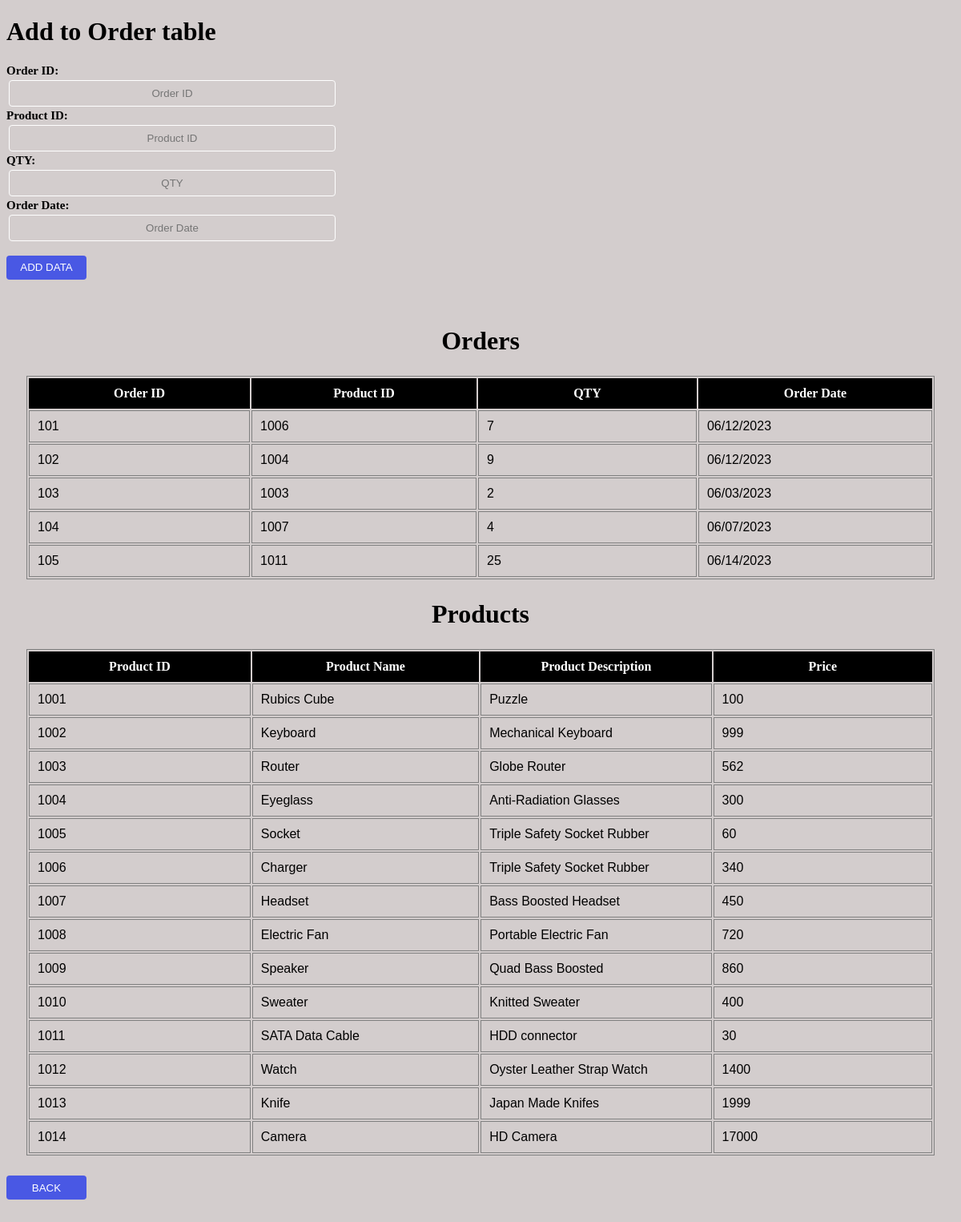
/orders.php, run on the app's committed database.
### tables this page shows
CREATE TABLE `orders` (
  `order_id` int(20) NOT NULL,
  `prod_id` int(20) DEFAULT NULL,
  `QTY` varchar(225) DEFAULT NULL,
  `order_date` varchar(255) DEFAULT NULL
);

CREATE TABLE `product` (
  `prod_id` int(20) NOT NULL,
  `prod_name` varchar(250) DEFAULT NULL,
  `prod_desc` varchar(250) DEFAULT NULL,
  `price` varchar(250) DEFAULT NULL
);

### orders.php (the view, shortened to what this page needs)
<!DOCTYPE html>
<html lang="en">
<head>
</head>
<body>
    <h1>Add to Order table</h1>
<form action="orderssave.php" method="POST">
        <div class="prod prod_id">Order ID: <br> <input type="text" id="prod" name="order_id" placeholder="Order ID"required><br></div>
        <div class="prod prod_name">Product ID: <br><input type="text" id="prod" name="prod_id" placeholder="Product ID"required><br></div>
        <div class="prod prod_desc">QTY: <br><input type="text" id="prod" name="QTY" placeholder="QTY"required><br></div>
        <div class="prod prod_desc">Order Date: <br><input type="text" id="prod" name="order_date" placeholder="Order Date"required><br></div>
        <div class="subBtn"><input type="submit" id="AddBtn" name="submit" value="ADD DATA"></div>
    </form>
<h1 class="header"><br>Orders</h1>
    <?php
        include("config.php");
        $sql = "SELECT * FROM orders";
        $result = $conn->query($sql);
        if ($result->num_rows > 0) {
            echo "<table>";
            echo "<tr>";
            echo "<th>Order ID</th><th>Product ID</th><th>QTY</th><th>Order Date</th>";
            echo "</tr>";
            while ($row = $result->fetch_assoc()) {
                echo "<tr>";
                echo "<td>" . $row['order_id'] . "</td>";
                echo "<td>" . $row['prod_id'] . "</td>";
                echo "<td>" . $row['QTY'] . "</td>";
                echo "<td>" . $row['order_date'] . "</td>";
                echo "</tr>";
            }
            echo "</table>";
        }
    ?>
     <h1 class="header">Products</h1>
    <?php
        include("config.php");
        $sql = "SELECT * FROM product";
        $result = $conn->query($sql);
        if ($result->num_rows > 0) {
            echo "<table>";
            echo "<tr>";
            echo "<th>Product ID</th><th>Product Name</th><th>Product Description</th><th>Price</th>";
            echo "</tr>";
            while ($row = $result->fetch_assoc()) {
                echo "<tr>";
                echo "<td>" . $row['prod_id'] . "</td>";
                echo "<td>" . $row['prod_name'] . "</td>";
                echo "<td>" . $row['prod_desc'] . "</td>";
                echo "<td>" . $row['price'] . "</td>";
                echo "</tr>";
            }
            echo "</table>";
        }
    ?>
    <form method="POST" action="index.php">
        <div class="backBtn"><input type="submit" id="BACKbtn" name="search" value="BACK"></div>
    </form>
</body>
</html>

### orders.php (style rules this page uses)
* { background-color: rgb(211, 205, 205); }
#prod { justify-content: center; width: 400px; height: 25px; padding: 3px; margin: 3px; border-radius: 4px; border: 1px solid white; text-align: center; }
.prod { font-size: 15px; font-family: 'Lucida Sans'; justify-content: center; align-items: center; display: row; color: black; font-weight: bold; }
#AddBtn { height: 30px; width: 100px; border-radius: 4px; border: 0; background-color: rgb(73, 88, 228); transition: 0.5s; color: white; margin-top: 15px; align-items: center; justify-content: center; display: flex; }
th { width: 400px; padding: 10px; background-color: black; color: white; }
tr { padding: 10px; }
table { border: 1px solid; border-color: gray; margin: 25px; }
td { border: 1px solid; border-color: gray; width: 50px; border-width: 1px; padding: 10px; font-family: 'Trebuchet MS', 'Lucida Sans Unicode', 'Lucida Grande', 'Lucida Sans', Arial, sans-serif; }
#BACKbtn { height: 30px; width: 100px; border-radius: 4px; border: 0; background-color: rgb(73, 88, 228); transition: 0.5s; color: white; margin-bottom: 20px; }
.header { text-align: center; }

### data on the page
orders: order_id "101", prod "1006", QTY "7", order_date "06/12/2023"
orders: order_id "102", prod "1004", QTY "9", order_date "06/12/2023"
orders: order_id "103", prod "1003", QTY "2", order_date "06/03/2023"
orders: order_id "104", prod "1007", QTY "4", order_date "06/07/2023"
orders: order_id "105", prod "1011", QTY "25", order_date "06/14/2023"
product: prod_id "1001", prod_name "Rubics Cube", prod_desc "Puzzle", price "100"
product: prod_id "1002", prod_name "Keyboard", prod_desc "Mechanical Keyboard", price "999"
product: prod_id "1003", prod_name "Router", prod_desc "Globe Router", price "562"
product: prod_id "1004", prod_name "Eyeglass", prod_desc "Anti-Radiation Glasses", price "300"
product: prod_id "1005", prod_name "Socket", prod_desc "Triple Safety Socket Rubber", price "60"
product: prod_id "1006", prod_name "Charger", prod_desc "Triple Safety Socket Rubber", price "340"
product: prod_id "1007", prod_name "Headset", prod_desc "Bass Boosted Headset", price "450"
product: prod_id "1008", prod_name "Electric Fan", prod_desc "Portable Electric Fan", price "720"
product: prod_id "1009", prod_name "Speaker", prod_desc "Quad Bass Boosted", price "860"
product: prod_id "1010", prod_name "Sweater", prod_desc "Knitted Sweater", price "400"
product: prod_id "1011", prod_name "SATA Data Cable", prod_desc "HDD connector", price "30"
product: prod_id "1012", prod_name "Watch", prod_desc "Oyster Leather Strap Watch", price "1400"
product: prod_id "1013", prod_name "Knife", prod_desc "Japan Made Knifes", price "1999"
product: prod_id "1014", prod_name "Camera", prod_desc "HD Camera", price "17000"
